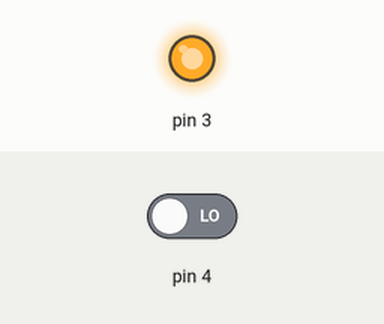
A sketch run on a simulated Arduino Uno, built with avr-gcc and run on an emulated ATmega328P. On the bench: output pins drawn as LEDs (lit = HIGH). Inputs (shaded band) come from the test bench; at power-on: pin 4 LOW. What the sketch prints to the serial monitor is not drawn.

Above: at 0.1 s.
Timing chart, 0 to 1.6 s (numbered marks = the images above):
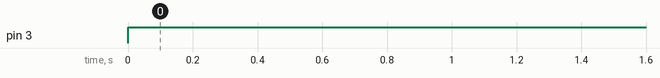

The sketch:

sensor_ultrasonico_hc04.ino
```cpp
/*
 * Script ejemplo para usar el modulo hc-04
 *
 * Conectar:
 * El pin Vcc al pin VV de la placa esp8266
 * El pin GND a cualquien pin con la letra G
 * El pin trig al pin D3
 * El pin echo al pin D4
 *
 * link repo: https://github.com/mokuzaru/IOT_WS
 *
 */
long distancia;
long tiempo;
void setup(){
  Serial.begin(115200);
  pinMode(3, OUTPUT); /*activación del pin 3 como salida: para el pulso ultrasónico*/
  pinMode(4, INPUT); /*activación del pin 4 como entrada: tiempo del rebote del ultrasonido*/
}

void loop(){
  digitalWrite(3,LOW); /* Por cuestión de estabilización del sensor*/
  delayMicroseconds(5);
  digitalWrite(3, HIGH); /* envío del pulso ultrasónico*/
  delayMicroseconds(10);
  tiempo=pulseIn(4, HIGH); /* Función para medir la longitud del pulso entrante.
  Mide el tiempo que transcurrido entre el envío
  del pulso ultrasónico y cuando el sensor recibe el rebote, es decir: desde que el pin 12 empieza a recibir el rebote,
  HIGH, hasta que deja de hacerlo, LOW, la longitud del pulso entrante*/
  distancia= int(0.017*tiempo); /*fórmula para calcular la distancia obteniendo un valor entero*/
  /*Monitorización en centímetros por el monitor serial*/
  Serial.println("Distancia ");
  Serial.println(distancia);
  Serial.println(" cm");
  delay(1000);
}
```

Measured:
- by itself, pin 3: LOW → HIGH at 0.00 s
